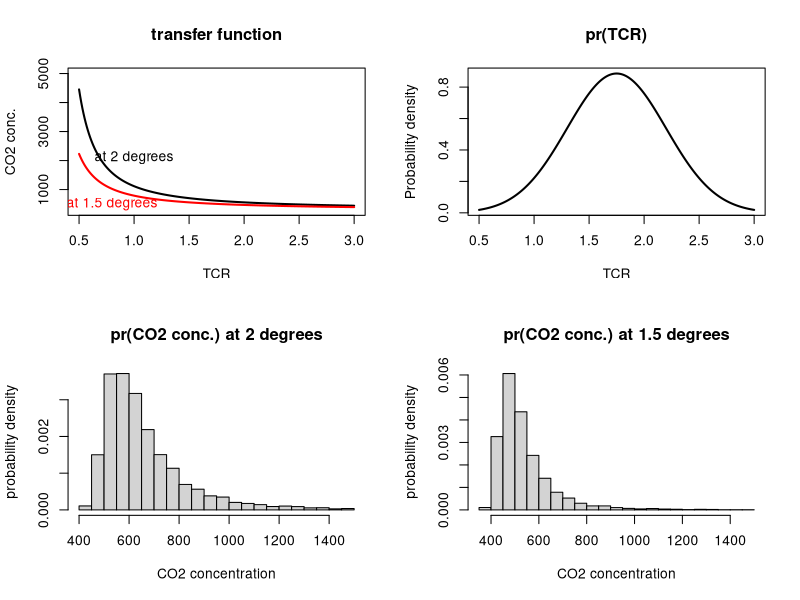

Here is the R script that generated this plot:
# uncertaintyTCR.R
# Uncertainty analysis of Transient Climate Response (TCR)
# What is the probability distribution of CO2 concentration
# at a particular temperature change, given a distribution of TCR?

tfunc  = function(tcr, c0=280, dT=2, dF2co2=3.7){
  # Transfer function that takes in TCR and outputs
  # a co2 concentration at a given temperature change
  # Inputs
  # tcr     ...  Transient climate response
  # c0      ...  baseline co2 concentration in ppm
  # dT      ...  temperature change from baseline (degC)
  # dF2co2  ...  Forcing due to doubling of co2 (w/m^2)
  
  out = c0 * exp( (dT * dF2co2) / (5.35 * tcr))
  out
}

dx = 100
tcr_range = seq(from = 0.5, to = 3, by = 1/dx)

# What does the transfer function between TCR and co2 concentration look like?
c_at_2deg =  tfunc(tcr = tcr_range, c0 = 280, dT = 2, dF2co2=3.7)
c_at_1.5deg =  tfunc(tcr = tcr_range, c0 = 280, dT = 1.5, dF2co2=3.7)

lwd = 2
pdf(width = 10, height = 6, file = 'probs.pdf')
par(mfrow = c(2,2))
plot(tcr_range, c_at_2deg, type = 'l', lwd = lwd, ylim = c(300, 5000),
     main = "transfer function",
     xlab = "TCR",
     ylab = "CO2 conc.")
lines(tcr_range, c_at_1.5deg, type = 'l', lwd = lwd, col = 'red')
text(1,2100, "at 2 degrees", col = 'black')
text(0.8,500, "at 1.5 degrees", col = 'red')

# Very approximately, the TCR distribution is N(1.75, 0.5)
# MC sample, and plug that into the transfer function
# Still to do: pick a closer mean/sd (perhaps non normal?)

tcrmean = 1.75
#tcrsd = 0.5
tcrsd = 0.45  # The final result is very sensitive to lower tail of tcr distribution

# A plot of what the assumed tcr distribution looks like
tcrdens = dnorm(tcr_range, mean = tcrmean, sd = tcrsd)
plot(tcr_range, tcrdens, type = 'l', lwd = 2, main = "pr(TCR)", xlab = "TCR", ylab = "Probability density" )

# Monte Carlo sample from the tcr distribution and push it through the 
# transfer function
tcr_samp = rnorm(10000, mean = tcrmean, sd = tcrsd)

samp_2deg = tfunc(tcr = tcr_samp, c0 = 280, dT = 2, dF2co2=3.7)
# truncate because you get some very large values at low tcr
samp_2deg.trunc = samp_2deg[samp_2deg<1500]
hist(samp_2deg.trunc, freq = FALSE, breaks = 30, col = 'lightgrey',
     main = "pr(CO2 conc.) at 2 degrees",
     xlab = "CO2 concentration",
     ylab = "probability density")

samp_1.5deg = tfunc(tcr = tcr_samp, c0 = 280, dT = 1.5, dF2co2=3.7)
samp_1.5deg.trunc = samp_1.5deg[samp_1.5deg<1500]
hist(samp_1.5deg.trunc, freq = FALSE, breaks = 30, col = 'lightgrey',
     main = "pr(CO2 conc.) at 1.5 degrees",
     xlab = "CO2 concentration",
     ylab = "probability density")
dev.off()

Mode <- function(x) {
  ux <- unique(x)
  ux[which.max(tabulate(match(x, ux)))]
}

Mode(samp_1.5deg.trunc)
Mode(samp_2deg.trunc)

# Might do better with lower standard deviation
tcrdens = dnorm(tcr_range, mean = 1.75, sd = 0.45)
sum(tcrdens)/dx
sum((tcrdens/dx)[tcr_range<1])
sum((tcrdens/dx)[tcr_range<2.5])








# # looking for the probability density of C
# 
# plot(c_at_2deg , w*c_at_2deg, type = 'l')
# lines(c_at_1.5deg , w*c_at_1.5deg, col = 'red')
# 
# 
# tfuncprob  = function(tcr, c0=280, dT=2, dF2co2=3.7, w){
#   
#   out = c0 * exp( (dT * dF2co2) / (5.35 * tcr * w))
#   out
#   
# }
# 
# pc_at_2deg =  tfuncprob(tcr = tcr_range, c0 = 280, dT = 2, dF2co2=3.7, w = w)
